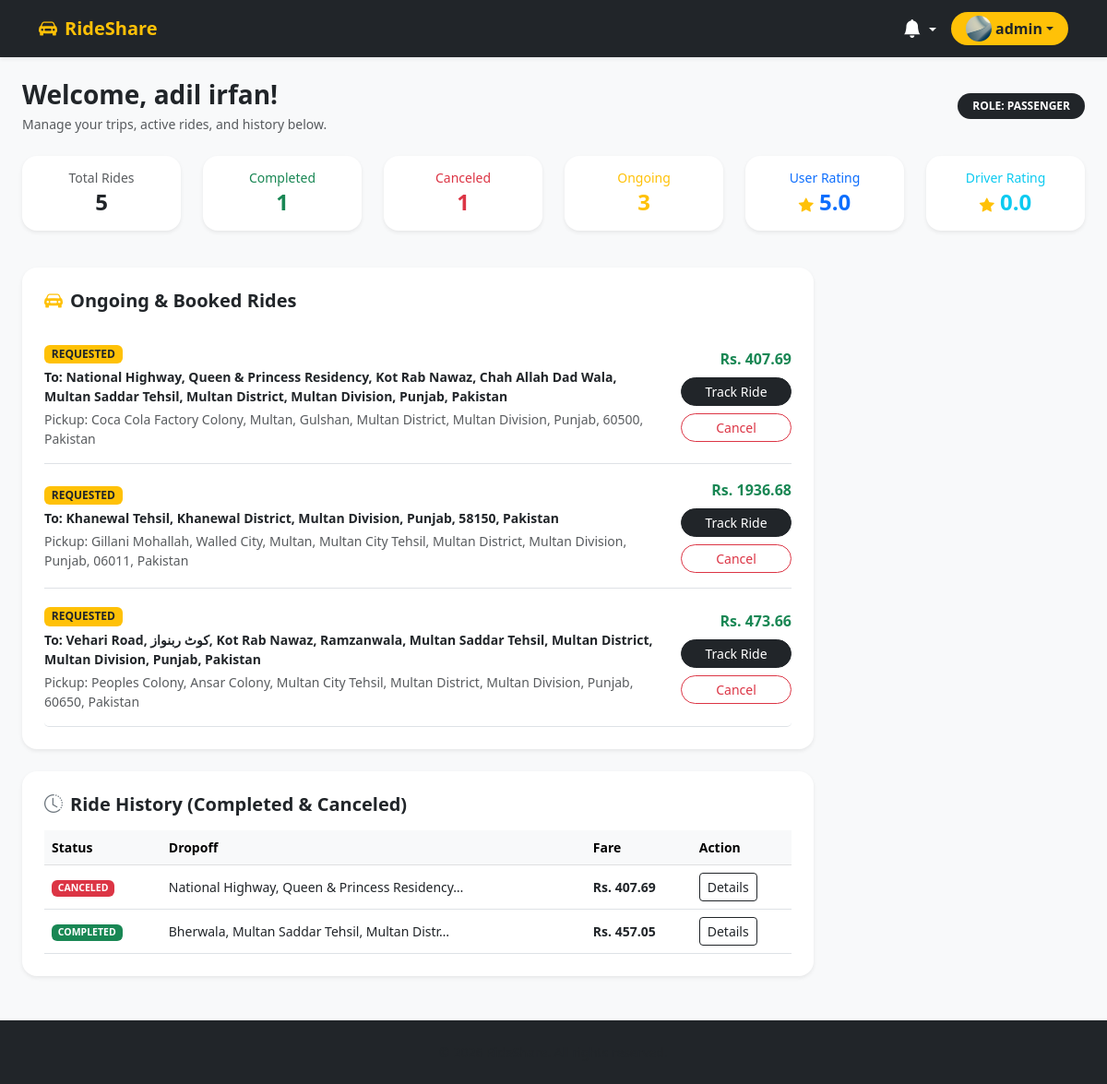
The page /dashboard/ (signed in) on the database its author committed.
### projectApp/models.py (models this page shows, shortened)
class UserProfile(models.Model):
    user = models.OneToOneField(User, on_delete=models.CASCADE, related_name='profile')
    profile_picture = models.ImageField(upload_to='profile_pics/', blank=True, null=True)
    phone_number = models.CharField(max_length=15, blank=True, null=True)
    bio = models.TextField(blank=True, null=True)
    USER_ROLES = (
        ('passenger', 'Passenger'),
        ('driver', 'Driver'),
    )
    role = models.CharField(max_length=20, choices=USER_ROLES, default='passenger')

class Ride(models.Model):
    STATUS_CHOICES = (
        ('requested', 'Requested'),
        ('accepted', 'Accepted'),
        ('ongoing', 'Ongoing'),
        ('completed', 'Completed'),
        ('cancelled', 'Cancelled'),
    )
    passenger = models.ForeignKey(User, on_delete=models.CASCADE, related_name='rides_as_passenger')
    driver = models.ForeignKey(User, on_delete=models.SET_NULL, null=True, blank=True, related_name='rides_as_driver')
    pickup_address = models.CharField(max_length=255)
    pickup_lat = models.FloatField()
    pickup_lng = models.FloatField()
    dropoff_address = models.CharField(max_length=255)
    dropoff_lat = models.FloatField()
    dropoff_lng = models.FloatField()
    fare = models.DecimalField(max_digits=10, decimal_places=2, default=0.00)
    original_fare = models.DecimalField(max_digits=10, decimal_places=2, null=True, blank=True)
    fare_verified_by_passenger = models.BooleanField(default=True)
    total_seats = models.PositiveIntegerField(default=4)  # e.g., Car has 4 seats
    booked_seats = models.PositiveIntegerField(default=1) # Seats booked by current passenger(s)
    current_lat = models.FloatField(null=True, blank=True)
    current_lng = models.FloatField(null=True, blank=True)
    status = models.CharField(max_length=20, choices=STATUS_CHOICES, default='requested')
    created_at = models.DateTimeField(auto_now_add=True)
    scheduled_time = models.DateTimeField(null=True, blank=True)
    status = models.CharField(max_length=20, default='requested')
    total_seats = models.IntegerField(default=4)
    booked_seats = models.IntegerField(default=0)

### projectApp/views.py (the view)
# urls.py: path('dashboard/', user_dashboard, name='dashboard'),
@login_required(login_url='login')
def user_dashboard(request):
    profile, created = UserProfile.objects.get_or_create(user=request.user)
    booked_ride_ids = RideBooking.objects.filter(passenger=request.user).values_list('ride_id', flat=True)
    user_all_rides = Ride.objects.filter(
        Q(passenger=request.user) | Q(id__in=booked_ride_ids) | Q(driver=request.user)
    ).distinct()
    active_rides = user_all_rides.exclude(
        status__in=['completed', 'canceled']
    ).order_by('-id')
    ride_history = user_all_rides.filter(
        status__in=['completed', 'canceled']
    ).order_by('-id')
    total_rides = user_all_rides.count()
    completed_rides = user_all_rides.filter(status='completed').count()
    canceled_rides = user_all_rides.filter(status='canceled').count()
    ongoing_rides = active_rides.count()
    passenger_avg = Rating.objects.filter(given_to=request.user).aggregate(Avg('score'))['score__avg']
    user_rating = round(passenger_avg, 1) if passenger_avg else 0.0
    driver_rating = 0.0
    if profile.role == 'driver' or DriverProfile.objects.filter(user_profile=profile).exists():
        driver_avg = Rating.objects.filter(given_to=request.user).aggregate(Avg('score'))['score__avg']
        driver_rating = round(driver_avg, 1) if driver_avg else 0.0
    context = {
        'profile': profile,
        'total_rides': total_rides,
        'completed_rides': completed_rides,
        'canceled_rides': canceled_rides,
        'ongoing_rides': ongoing_rides,
        'user_rating': user_rating,
        'driver_rating': driver_rating,
        'active_rides': active_rides,
        'ride_history': ride_history,
        'notifications': [],
    }
    return render(request, 'dashboard.html', context)

### projectApp/context_processors.py (called while the page is built)
def user_notifications(request):
    if request.user.is_authenticated:
        notifications_qs = Notification.objects.filter(recipient=request.user).order_by('-created_at')
        unread_count = notifications_qs.filter(is_read=False).count()
        notifications = notifications_qs[:10]
        return {
            'user_notifications': notifications,
            'unread_notifications_count': unread_count
        }
    return {}

### projectApp/templates/dashboard.html (shortened to what this page needs)
{% extends 'index.html' %}
{% block content %}
<div class="container-fluid py-4 px-4">
    <div class="row mb-4 align-items-center">
        <div class="col-md-6">
            <h3 class="fw-bold text-dark mb-1">Welcome, {{ user.get_full_name|default:user.username }}!</h3>
            <p class="text-muted small mb-0">Manage your trips, active rides, and history below.</p>
        </div>
        <div class="col-md-6 text-md-end mt-3 mt-md-0">
            <span class="badge bg-dark px-3 py-2 rounded-pill text-uppercase">Role: {{ profile.role|default:"Passenger" }}</span>
        </div>
    </div>
    <div class="row text-center mb-4">
        <div class="col-xl-2 col-md-4 col-6 mb-3">
            <div class="card shadow-sm border-0 rounded-4 p-3 bg-white">
                <h6 class="text-muted small mb-1">Total Rides</h6>
                <h4 class="fw-bold text-dark mb-0">{{ total_rides }}</h4>
            </div>
        </div>
        <div class="col-xl-2 col-md-4 col-6 mb-3">
            <div class="card shadow-sm border-0 rounded-4 p-3 bg-white">
                <h6 class="text-success small mb-1">Completed</h6>
                <h4 class="fw-bold text-success mb-0">{{ completed_rides }}</h4>
            </div>
        </div>
        <div class="col-xl-2 col-md-4 col-6 mb-3">
            <div class="card shadow-sm border-0 rounded-4 p-3 bg-white">
                <h6 class="text-danger small mb-1">Canceled</h6>
                <h4 class="fw-bold text-danger mb-0">{{ canceled_rides }}</h4>
            </div>
        </div>
        <div class="col-xl-2 col-md-4 col-6 mb-3">
            <div class="card shadow-sm border-0 rounded-4 p-3 bg-white">
                <h6 class="text-warning small mb-1">Ongoing</h6>
                <h4 class="fw-bold text-warning mb-0">{{ ongoing_rides }}</h4>
            </div>
        </div>
        <div class="col-xl-2 col-md-4 col-6 mb-3">
            <div class="card shadow-sm border-0 rounded-4 p-3 bg-white">
                <h6 class="text-primary small mb-1">User Rating</h6>
                <h4 class="fw-bold text-primary mb-0"><i class="bi bi-star-fill text-warning fs-6"></i> {{ user_rating }}</h4>
            </div>
        </div>
        <div class="col-xl-2 col-md-4 col-6 mb-3">
            <div class="card shadow-sm border-0 rounded-4 p-3 bg-white">
                <h6 class="text-info small mb-1">Driver Rating</h6>
                <h4 class="fw-bold text-info mb-0"><i class="bi bi-star-fill text-warning fs-6"></i> {{ driver_rating }}</h4>
            </div>
        </div>
    </div>
    <div class="row">
        <div class="col-lg-9 mb-4">
            <div class="card shadow-sm border-0 rounded-4 p-4 bg-white mb-4">
                <h5 class="fw-bold text-dark mb-3"><i class="bi bi-car-front-fill me-2 text-warning"></i>Ongoing & Booked Rides</h5>
               <div class="list-group list-group-flush">
    {% for ride in active_rides %}
        <div class="list-group-item px-0 py-3 border-bottom d-flex justify-content-between align-items-center">
            <div class="pe-3">
                <span class="badge {% if ride.status == 'accepted' %}bg-success{% else %}bg-warning{% endif %} text-dark mb-1 text-uppercase">{{ ride.status }}</span>
                <p class="mb-1 small text-dark fw-semibold">To: {{ ride.dropoff_address }}</p>
                <p class="text-muted small mb-0">Pickup: {{ ride.pickup_address }}</p>
            </div>
            <div class="d-flex flex-column align-items-end text-end" style="min-width: 120px;">
                <span class="fw-bold text-success mb-2 fs-6">Rs. {{ ride.fare }}</span>
                <a href="{% url 'track_ride' ride.id %}" class="btn btn-dark btn-sm rounded-pill px-3 mb-2 w-100">Track Ride</a>
                <a href="{% url 'cancel_ride' ride.id %}" class="btn btn-outline-danger btn-sm rounded-pill px-3 w-100" onclick="return confirm('Are you sure you want to cancel this ride?');">Cancel</a>
            </div>
        </div>
    {% endfor %}
</div>
</div>
            <div class="card shadow-sm border-0 rounded-4 p-4 bg-white">
                <h5 class="fw-bold text-dark mb-3"><i class="bi bi-clock-history me-2 text-secondary"></i>Ride History (Completed & Canceled)</h5>
                {% if ride_history %}
                    <div class="table-responsive">
                        <table class="table table-hover align-middle small mb-0">
                            <thead class="table-light">
                                <tr>
                                    <th>Status</th>
                                    <th>Dropoff</th>
                                    <th>Fare</th>
                                    <th>Action</th>
                                </tr>
                            </thead>
                            <tbody>
                                {% for ride in ride_history %}
                                    <tr>
                                        <td>
                                            <span class="badge {% if ride.status == 'completed' %}bg-success{% else %}bg-danger{% endif %} text-uppercase">
                                                {{ ride.status }}
                                            </span>
                                        </td>
                                        <td>{{ ride.dropoff_address|truncatechars:45 }}</td>
                                        <td class="fw-semibold">Rs. {{ ride.fare }}</td>
                                        <td><a href="{% url 'track_ride' ride.id %}" class="btn btn-outline-dark btn-sm">Details</a></td>
                                    </tr>
                                {% endfor %}
                            </tbody>
                        </table>
                    </div>
                {% else %}
                    <p class="text-muted small mb-0">No past ride history available yet.</p>
                {% endif %}
            </div>
        </div>
    </div>
</div>
{% endblock %}

### projectApp/templates/index.html (shortened to what this page needs)
{% extends 'base.html' %}
{% block extra_css %}
<link rel="stylesheet" href="https://unpkg.com/leaflet@1.9.4/dist/leaflet.css" />
{% endblock %}

### projectApp/templates/base.html (shortened to what this page needs)
<!DOCTYPE html>
<html lang="en">
<head>
    <link href="https://cdn.jsdelivr.net/npm/bootstrap@5.3.0/dist/css/bootstrap.min.css" rel="stylesheet">
    <link rel="stylesheet" href="https://cdn.jsdelivr.net/npm/bootstrap-icons@1.10.5/font/bootstrap-icons.css">
    {% block extra_css %}{% endblock %}
</head>
<body class="bg-light d-flex flex-column min-vh-100">
    <nav class="navbar navbar-expand-lg navbar-dark bg-dark shadow-sm sticky-top">
        <div class="container">
            <a class="navbar-brand fw-bold text-warning" href="{% url 'index' %}">
                <i class="bi bi-car-front-fill me-2"></i>RideShare
            </a>
            <div class="collapse navbar-collapse" id="navbarNav">
                <ul class="navbar-nav ms-auto align-items-center gap-2">
                    {% if user.is_authenticated %}
                    <li class="nav-item dropdown">
                        <a class="nav-link position-relative text-white dropdown-toggle hidden-arrow px-2" href="#" id="notificationDropdown" role="button" data-bs-toggle="dropdown" aria-expanded="false">
                            <i class="bi bi-bell-fill fs-5"></i>
                        </a>
                    </li>
                    {% endif %}
                    <li class="nav-item">
                        {% if user.is_authenticated %}
                            <div class="dropdown">
                                <a class="btn dropdown-toggle d-flex align-items-center bg-warning text-dark border-0 rounded-pill px-3 py-1 fw-semibold" href="#" role="button" data-bs-toggle="dropdown">
                                    {% if user.profile.profile_picture %}
                                        <img src="{{ user.profile.profile_picture.url }}" alt="Profile" class="rounded-circle me-1" style="width: 28px; height: 28px; object-fit: cover;">
                                    {% else %}
                                        <i class="bi bi-person-circle fs-5 me-1"></i>
                                    {% endif %}
                                    <span>{{ user.username }}</span>
                                </a>
                            </div>
                        {% endif %}
                    </li>
                </ul>
            </div>
        </div>
    </nav>
    <main class="flex-grow-1">
        {% block content %}{% endblock %}
    </main>
    <footer class="bg-dark text-white text-center py-4 mt-auto">
        <div class="container">
            <p class="mb-0 text-muted small">&copy; 2026 RideShare. All rights reserved.</p>
        </div>
    </footer>
</body>
</html>

### rows shown on the page
UserProfile: role "PASSENGER"
Ride: status "REQUESTED", dropoff_address "National Highway, Queen & Princess Residency, Kot Rab Nawaz, Chah Allah Dad Wala, Multan Saddar Tehsil, Multan District, Multan Division, Punjab, Pakistan", pickup_address "Coca Cola Factory Colony, Multan, Gulshan, Multan District, Multan Division, Punjab, 60500, Pakistan", fare "407.69"
Ride: status "REQUESTED", dropoff_address "Khanewal Tehsil, Khanewal District, Multan Division, Punjab, 58150, Pakistan", pickup_address "Gillani Mohallah, Walled City, Multan, Multan City Tehsil, Multan District, Multan Division, Punjab, 06011, Pakistan", fare "1936.68"
Ride: status "REQUESTED", dropoff_address "Vehari Road, کوٹ ربنواز, Kot Rab Nawaz, Ramzanwala, Multan Saddar Tehsil, Multan District, Multan Division, Punjab, Pakistan", pickup_address "Peoples Colony, Ansar Colony, Multan City Tehsil, Multan District, Multan Division, Punjab, 60650, Pakistan", fare "473.66"
Ride: status "CANCELED", dropoff_address "National Highway, Queen & Princess Residency…", fare "407.69"
Ride: status "COMPLETED", dropoff_address "Bherwala, Multan Saddar Tehsil, Multan Distr…", fare "457.05"

### other values the page prints
{{ user.username }} "admin"
{{ user.get_full_name|default:user.username }} "adil irfan"
{{ total_rides }} "5"
{{ completed_rides }} "1"
{{ canceled_rides }} "1"
{{ ongoing_rides }} "3"
{{ user_rating }} "5.0"
{{ driver_rating }} "0.0"
